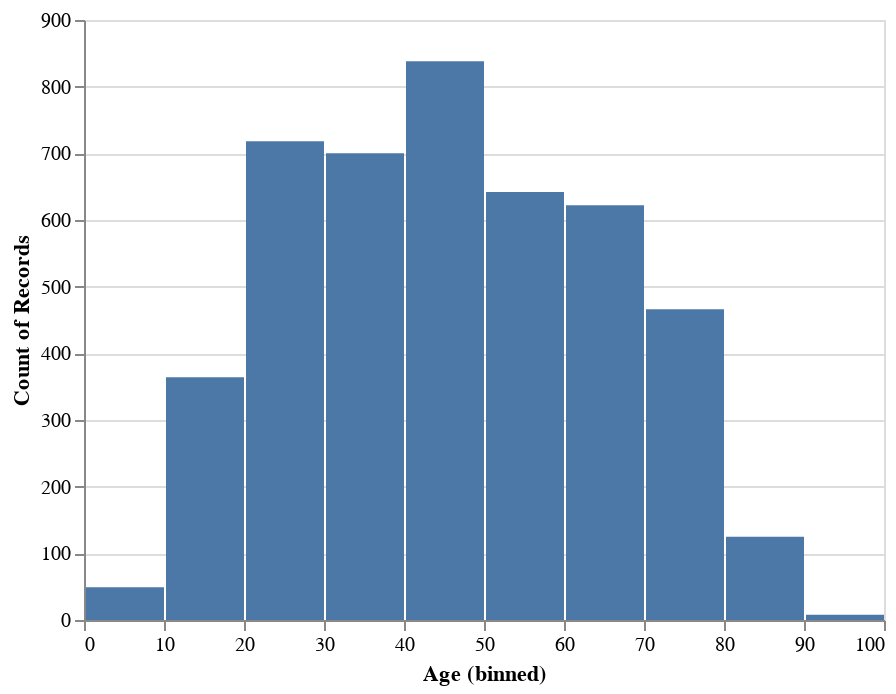

Notebook code cell kept with this figure:
### Markdown cell above
Finally, let's chart the distribution of ages.

### Code cell
alt.Chart(df.loc[df['Age'].notnull()]).mark_bar().encode(
    alt.X("Age:Q", bin=True),
    y='count()',
    tooltip=[alt.Tooltip('Age', bin=True), 'count()']
)

### Figure 1 — Vega-Lite specification as saved in the notebook (floating-point values rounded to 4 significant figures; data arrays with more than 128 entries replaced by an {"elided": "..."} marker saying what was removed)
{"config": {"view": {"continuousWidth": 400, "continuousHeight": 300}}, "data": {"name": "data-93fc0ff16d63312f4c57b044ec9d8c45"}, "mark": "bar", "encoding": {"tooltip": [{"type": "quantitative", "bin": true, "field": "Age"}, {"type": "quantitative", "aggregate": "count"}], "x": {"type": "quantitative", "bin": true, "field": "Age"}, "y": {"type": "quantitative", "aggregate": "count"}}, "$schema": "https://vega.github.io/schema/vega-lite/v4.8.1.json", "datasets": {"data-93fc0ff16d63312f4c57b044ec9d8c45": {"elided": "4532 records"}}}
